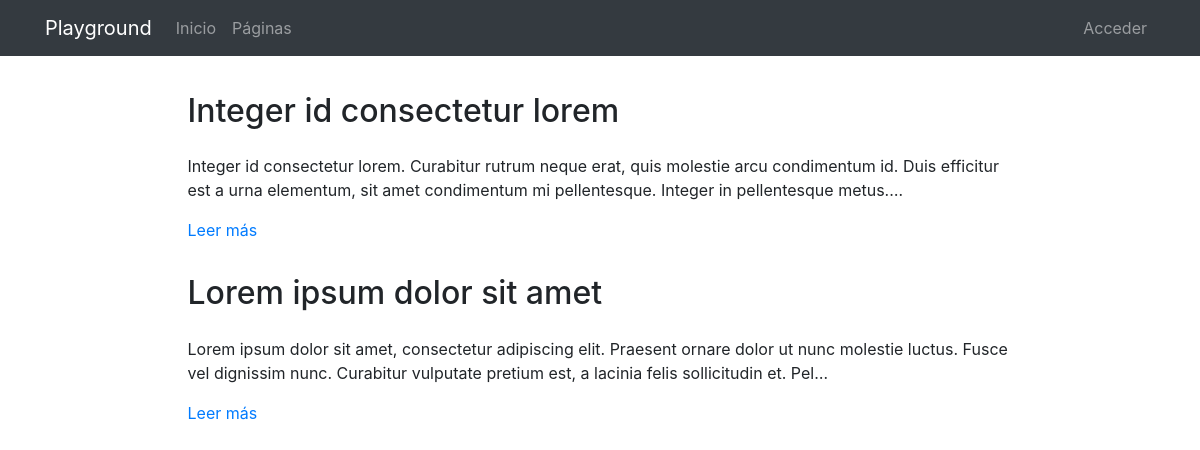
Page /pages/ on the earlier database version.
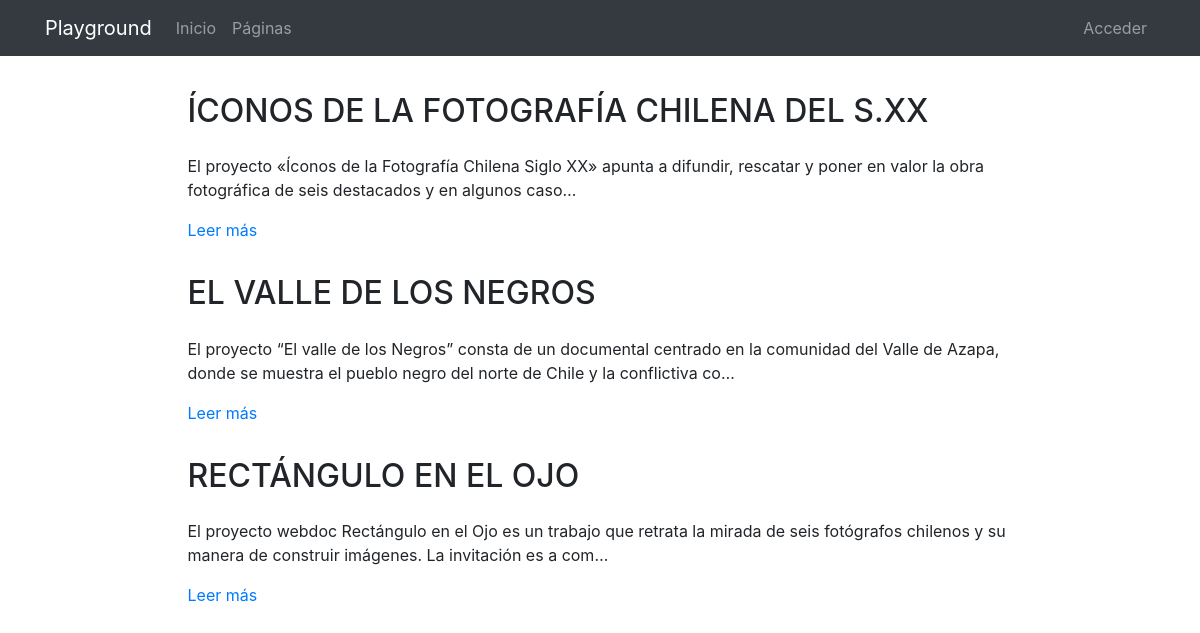
Same page on the later database version.
### pages/models.py (models this page shows, shortened)
class Page(models.Model):
    title = models.CharField(verbose_name="Título", max_length=200)
    content = RichTextField(verbose_name="Contenido")
    order = models.SmallIntegerField(verbose_name="Orden", default=0)
    created = models.DateTimeField(auto_now_add=True, verbose_name="Fecha de creación")
    updated = models.DateTimeField(auto_now=True, verbose_name="Fecha de edición")
    class Meta:
        verbose_name = "proyecto"
        verbose_name_plural = "proyectos"
        ordering = ['-created','order', 'title']

### pages/views.py (the view)
# urls.py: path('', PageListView.as_view(), name='pages' ),
class PageListView(ListView):
    model = Page

### pages/templates/pages/page_list.html (shortened to what this page needs)
{% extends 'core/base.html' %}
{% load static %}
{% block content %}
<main role="main">
  <div class="container mb-4">
    {% for page in page_list|dictsort:"id" reversed %}
      <div class="row mt-3">
        <div class="col-md-9 mx-auto">
          <h2 class="mb-4">{{page.title}}</h2>
          <div>
            <p>{{page.content|striptags|safe|truncatechars:"200"}}</p>
            <p><a href="{% url 'pages:page' page.id page.title|slugify %}">Leer más</a>
            </p>
          </div>
        </div>
      </div>
    {% endfor %}
  </div>
</main>
{% endblock %}

### core/templates/core/base.html (shortened to what this page needs)
<!DOCTYPE html>
<html lang="es">
  <head>
    {% load static %}
    <link href="{% static 'core/vendor/bootstrap/css/bootstrap.min.css' %}" rel="stylesheet">
    <link href="{% static 'core/vendor/font-awesome/css/font-awesome.min.css' %}" rel="stylesheet" type="text/css">
    <link href="{% static 'core/css/main.css' %}" rel="stylesheet">
  </head>
  <body>
    <body>
      <nav class="navbar navbar-expand-lg navbar-dark bg-dark">
        <div class="container">
          <a class="navbar-brand" href="{% url 'home' %}">Playground</a>
          <div class="collapse navbar-collapse" id="ned">
            <ul class="navbar-nav mr-auto">
              <li class="nav-item">
                <a class="nav-link" href="{% url 'home' %}">Inicio</a>
              </li>
              <li class="nav-item">
                <a class="nav-link" href="{% url 'pages:pages' %}">Páginas</a>
              </li>
            </ul>
            <ul class="navbar-nav">
              <li class="nav-item">
                <a class="nav-link" href="/admin/">
                  {% if request.user.is_staff %}Admin{% else %}Acceder{% endif %}
                </a>
              </li>
            </ul>
          </div>
        </div>
      </nav>
      {% block content %}{% endblock %}
  </body>
</html>

### core/static/core/css/main.css (style rules this page uses)
main { padding-top: 20px; }
:root { --jumbotron-padding-y: 3rem; }

Differences in the rows shown:
added Page: title "ÍCONOS DE LA FOTOGRAFÍA CHILENA DEL S.XX", content "El proyecto «Íconos de la Fotografía Chilena Siglo XX» apunta a difundir, rescatar y poner en valor la obra fotográfica de seis destacados y en algunos caso…"
changed Page: title "Integer id consectetur lorem" → "EL VALLE DE LOS NEGROS"; content "Integer id consectetur lorem. Curabitur rutrum neque erat, quis molestie arcu condimentum id. Duis efficitur est a urna elementum, sit amet condimentum mi pellentesque. Integer in pellentesque metus.…" → "El proyecto “El valle de los Negros” consta de un documental centrado en la comunidad del Valle de Azapa, donde se muestra el pueblo negro del norte de Chile y la conflictiva co…"
changed Page: title "Lorem ipsum dolor sit amet" → "RECTÁNGULO EN EL OJO"; content "Lorem ipsum dolor sit amet, consectetur adipiscing elit. Praesent ornare dolor ut nunc molestie luctus. Fusce vel dignissim nunc. Curabitur vulputate pretium est, a lacinia felis sollicitudin et. Pel…" → "El proyecto webdoc Rectángulo en el Ojo es un trabajo que retrata la mirada de seis fotógrafos chilenos y su manera de construir imágenes. La invitación es a com…"
